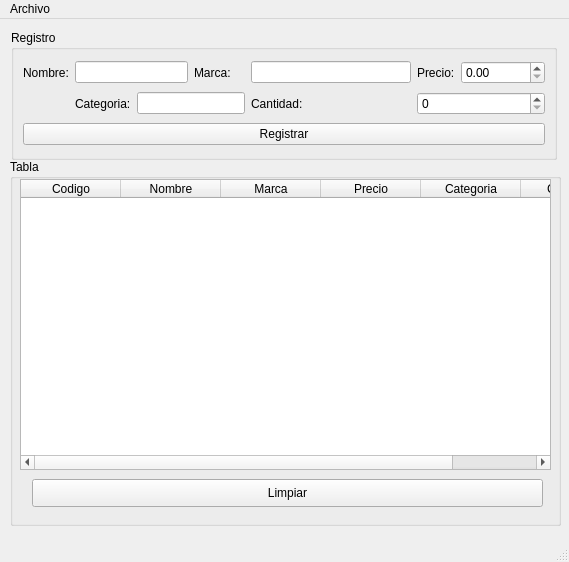
<?xml version="1.0" encoding="UTF-8"?>
<ui version="4.0">
 <class>MainWindow</class>
 <widget class="QMainWindow" name="MainWindow">
  <property name="geometry">
   <rect>
    <x>0</x>
    <y>0</y>
    <width>569</width>
    <height>562</height>
   </rect>
  </property>
  <property name="minimumSize">
   <size>
    <width>569</width>
    <height>562</height>
   </size>
  </property>
  <property name="maximumSize">
   <size>
    <width>569</width>
    <height>562</height>
   </size>
  </property>
  <property name="windowTitle">
   <string>MainWindow</string>
  </property>
  <widget class="QWidget" name="centralwidget">
   <widget class="QGroupBox" name="groupBox">
    <property name="geometry">
     <rect>
      <x>11</x>
      <y>11</y>
      <width>546</width>
      <height>130</height>
     </rect>
    </property>
    <property name="title">
     <string>Registro</string>
    </property>
    <layout class="QGridLayout" name="gridLayout">
     <item row="0" column="5">
      <widget class="QLabel" name="label_3">
       <property name="text">
        <string>Precio:</string>
       </property>
      </widget>
     </item>
     <item row="2" column="1">
      <widget class="QLabel" name="label_5">
       <property name="text">
        <string>Categoria:</string>
       </property>
      </widget>
     </item>
     <item row="0" column="1" colspan="2">
      <widget class="QLineEdit" name="nombre_lineEdit"/>
     </item>
     <item row="0" column="4">
      <widget class="QLineEdit" name="marca_lineEdit"/>
     </item>
     <item row="0" column="0">
      <widget class="QLabel" name="label">
       <property name="text">
        <string>Nombre:</string>
       </property>
      </widget>
     </item>
     <item row="0" column="6">
      <widget class="QDoubleSpinBox" name="precio_doubleSpinBox">
       <property name="maximum">
        <double>100000.000000000000000</double>
       </property>
      </widget>
     </item>
     <item row="2" column="4">
      <widget class="QLabel" name="label_4">
       <property name="text">
        <string>Cantidad:</string>
       </property>
      </widget>
     </item>
     <item row="2" column="5" colspan="2">
      <widget class="QSpinBox" name="cantidad_spinBox">
       <property name="maximum">
        <number>100000</number>
       </property>
      </widget>
     </item>
     <item row="2" column="2" colspan="2">
      <widget class="QLineEdit" name="categoria_lineEdit"/>
     </item>
     <item row="0" column="3">
      <widget class="QLabel" name="label_2">
       <property name="text">
        <string>Marca:</string>
       </property>
      </widget>
     </item>
     <item row="3" column="0" colspan="7">
      <widget class="QPushButton" name="registrar_pushButton">
       <property name="text">
        <string>Registrar</string>
       </property>
      </widget>
     </item>
    </layout>
   </widget>
   <widget class="QGroupBox" name="groupBox_2">
    <property name="geometry">
     <rect>
      <x>10</x>
      <y>140</y>
      <width>551</width>
      <height>367</height>
     </rect>
    </property>
    <property name="title">
     <string>Tabla</string>
    </property>
    <widget class="QTableWidget" name="registros_tableWidget">
     <property name="geometry">
      <rect>
       <x>10</x>
       <y>20</y>
       <width>531</width>
       <height>291</height>
      </rect>
     </property>
     <property name="editTriggers">
      <set>QAbstractItemView::NoEditTriggers</set>
     </property>
     <column>
      <property name="text">
       <string>Codigo</string>
      </property>
     </column>
     <column>
      <property name="text">
       <string>Nombre</string>
      </property>
     </column>
     <column>
      <property name="text">
       <string>Marca</string>
      </property>
     </column>
     <column>
      <property name="text">
       <string>Precio</string>
      </property>
     </column>
     <column>
      <property name="text">
       <string>Categoria</string>
      </property>
     </column>
     <column>
      <property name="text">
       <string>Cantidad</string>
      </property>
     </column>
    </widget>
    <widget class="QPushButton" name="limpiar_pushButton">
     <property name="geometry">
      <rect>
       <x>22</x>
       <y>320</y>
       <width>511</width>
       <height>28</height>
      </rect>
     </property>
     <property name="text">
      <string>Limpiar</string>
     </property>
    </widget>
   </widget>
  </widget>
  <widget class="QMenuBar" name="menubar">
   <property name="geometry">
    <rect>
     <x>0</x>
     <y>0</y>
     <width>569</width>
     <height>26</height>
    </rect>
   </property>
   <widget class="QMenu" name="menuGuardar">
    <property name="title">
     <string>Archivo</string>
    </property>
    <addaction name="actionGuardar"/>
    <addaction name="actionCargar"/>
   </widget>
   <addaction name="menuGuardar"/>
  </widget>
  <widget class="QStatusBar" name="statusbar"/>
  <action name="actionGuardar">
   <property name="text">
    <string>Guardar</string>
   </property>
   <property name="shortcut">
    <string>Ctrl+S</string>
   </property>
  </action>
  <action name="actionCargar">
   <property name="text">
    <string>Cargar</string>
   </property>
   <property name="shortcut">
    <string>Ctrl+C</string>
   </property>
  </action>
 </widget>
 <resources/>
 <connections/>
</ui>
